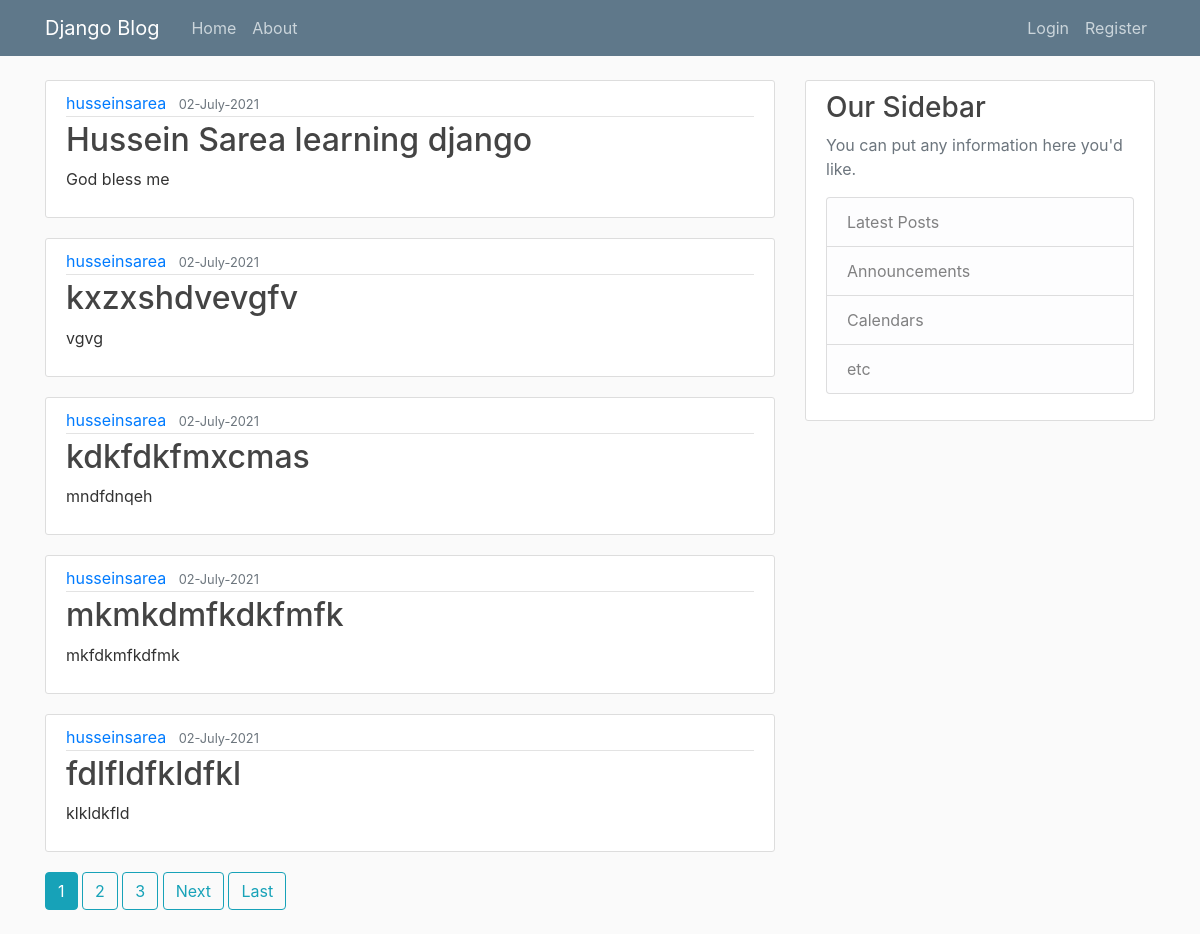
The page / on the database its author committed.
### main/models.py (models this page shows, shortened)
class Post(models.Model):
    title = models.CharField(max_length=100)
    content = models.TextField()
    date_posted = models.DateTimeField(default=timezone.now)
    author = models.ForeignKey(User , on_delete=models.CASCADE)

### main/views.py (the view)
# urls.py: path('' , PostListView.as_view() , name='blog-home'),
class PostListView(ListView):
    model = Post
    template_name = 'main/home.html' #<app>/<model>_<viewtype>.html
    context_object_name = 'blog_posts' #by default it's object
    ordering = ['-date_posted']
    paginate_by = 5

### main/templates/main/home.html (shortened to what this page needs)
{% extends "main/base.html" %}
{% block content %}
    {% for post in blog_posts %}
      <article class="media content-section">
        <div class="media-body">
          <div class="article-metadata">
            <a class="mr-2" href="{% url 'user-posts' post.author %}">{{ post.author }}</a>
            <small class="text-muted">{{ post.date_posted|date:'d-F-Y' }}</small>
          </div>
          <h2><a class="article-title" href="{% url 'post-detail' post.pk %}">{{ post.title }}</a></h2>
          <p class="article-content">{{ post.content }}</p>
        </div>
      </article>
    {% endfor %}
    {% if is_paginated %}
      {% for num in page_obj.paginator.page_range %}
        {% if page_obj.number == num %}
          <a class="btn btn-info mb-4" href="?page={{num}}">{{num}}</a>
        {% elif num > page_obj.number|add:'-3' and num < page_obj.number|add:'3'%}
          <a class="btn btn-outline-info mb-4" href="?page={{num}}">{{num}}</a>
        {% endif %}
      {% endfor %}
      {% if page_obj.has_next %}
      <a class="btn btn-outline-info mb-4" href="?page={{page_obj.next_page_number}}">Next</a>
      <a class="btn btn-outline-info mb-4" href="?page={{page_obj.paginator.num_pages}}">Last</a>
      {% endif %}
    {% endif %}
{% endblock content %}

### main/templates/main/base.html (shortened to what this page needs)
{% load static %}
<!DOCTYPE html>
<html lang="en">
<head>
    <link rel="stylesheet" href="https://stackpath.bootstrapcdn.com/bootstrap/4.1.3/css/bootstrap.min.css">
    <link rel="stylesheet" href="{% static 'main/main.css' %}">
</head>
<body>
    <header class="site-header">
      <nav class="navbar navbar-expand-md navbar-dark bg-steel fixed-top">
      <div class="container">
        <a class="navbar-brand mr-4" href="{% url 'blog-home' %}">Django Blog</a>
        <div class="collapse navbar-collapse" id="navbarToggle">
          <div class="navbar-nav mr-auto">
            <a class="nav-item nav-link" href="{% url 'blog-home' %}">Home</a>
            <a class="nav-item nav-link" href="{% url 'blog-about' %}">About</a>
          </div>
        <div class="navbar-nav">
          {% if user.is_authenticated%}
            <a class="nav-item nav-link" href="{% url 'post-create' %}">New Post</a>
            <a class="nav-item nav-link" href="{% url 'profile' %}">Profile</a>
            <a class="nav-item nav-link" href="{% url 'logout' %}">Logout</a>
          {% else %}
            <a class="nav-item nav-link" href="{% url 'login' %}">Login</a>
            <a class="nav-item nav-link" href="{% url 'register' %}">Register</a>
          {% endif %}
        </div>
        </div>
        </div>
      </nav>
    </header>
    <main role="main" class="container">
    <div class="row">
      <div class="col-md-8">
        {% block content %}{% endblock %}
      </div>
      <div class="col-md-4">
        <div class="content-section">
          <h3>Our Sidebar</h3>
          <p class='text-muted'>You can put any information here you'd like.
            <ul class="list-group">
              <li class="list-group-item list-group-item-light">Latest Posts</li>
              <li class="list-group-item list-group-item-light">Announcements</li>
              <li class="list-group-item list-group-item-light">Calendars</li>
              <li class="list-group-item list-group-item-light">etc</li>
            </ul>
          </p>
        </div>
      </div>
    </div>
  </main>
</body>
</html>

### main/static/main/main.css (style rules this page uses)
body { background: #fafafa; color: #333333; margin-top: 5rem; }
h1, h2, h3, h4, h5, h6 { color: #444444; }
ul { margin: 0; }
.bg-steel { background-color: #5f788a; }
.site-header .navbar-nav .nav-link { color: #cbd5db; }
.content-section { background: #ffffff; padding: 10px 20px; border: 1px solid #dddddd; border-radius: 3px; margin-bottom: 20px; }
.article-title { color: #444444; }
.article-content { white-space: pre-line; }
.article-metadata { padding-bottom: 1px; margin-bottom: 4px; border-bottom: 1px solid #e3e3e3 }

### rows shown on the page
Post: author "husseinsarea", date_posted "02-July-2021", title "Hussein Sarea learning django", content "God bless me"
Post: author "husseinsarea", date_posted "02-July-2021", title "kxzxshdvevgfv", content "vgvg"
Post: author "husseinsarea", date_posted "02-July-2021", title "kdkfdkfmxcmas", content "mndfdnqeh"
Post: author "husseinsarea", date_posted "02-July-2021", title "mkmkdmfkdkfmfk", content "mkfdkmfkdfmk"
Post: author "husseinsarea", date_posted "02-July-2021", title "fdlfldfkldfkl", content "klkldkfld"

### other values the page prints
{{ num }} "1"
{{ num }} "2" "3"
